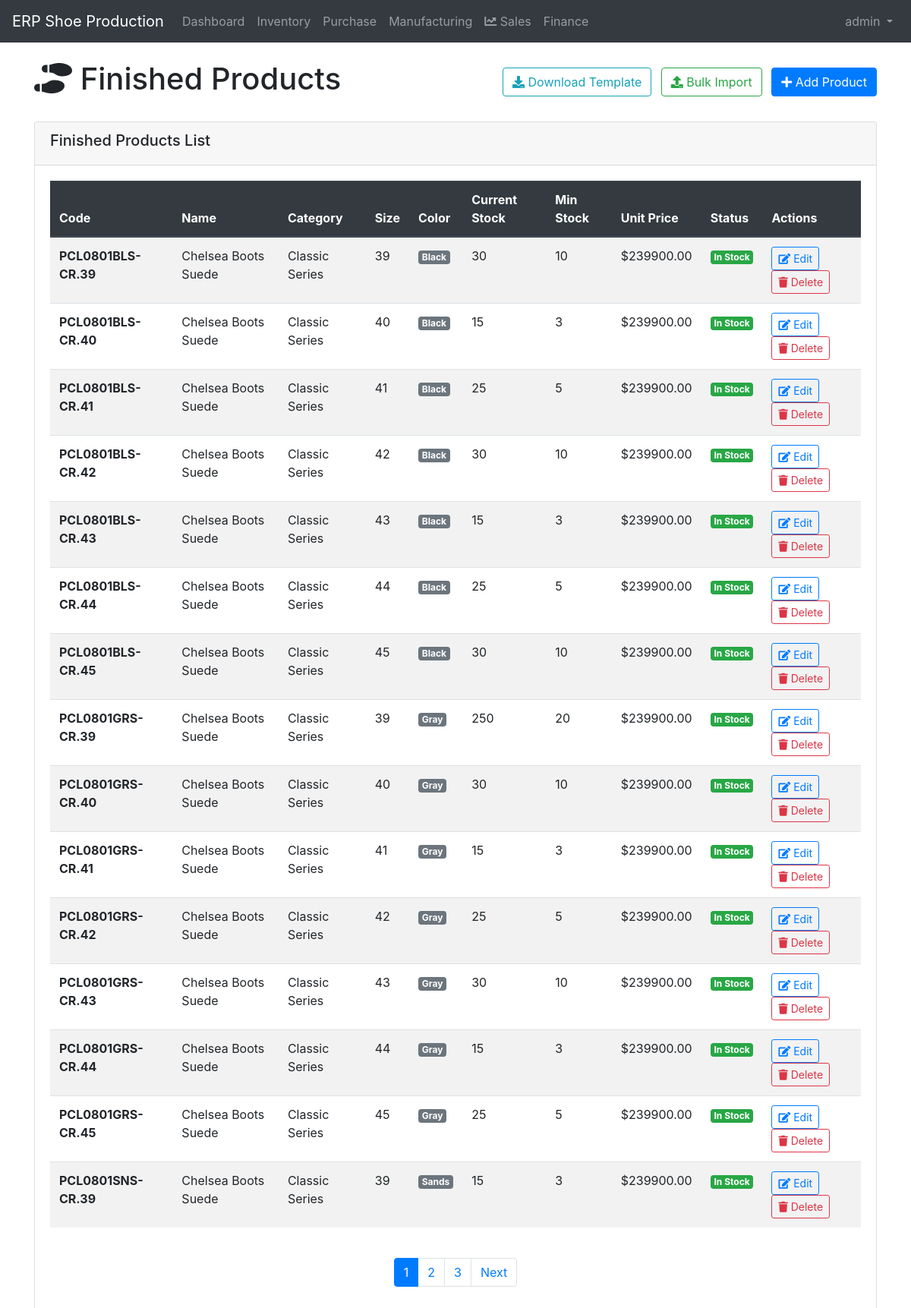
The app's page /inventory/finished-products/ (signed in) with its own data.
### inventory/models.py (models this page shows, shortened)
class FinishedProduct(models.Model):
    SIZE_CHOICES = [
        ('35', '35'),
        ('36', '36'),
        ('37', '37'),
        ('38', '38'),
        ('39', '39'),
        ('40', '40'),
        ('41', '41'),
        ('42', '42'),
        ('43', '43'),
        ('44', '44'),
        ('45', '45'),
    ]
    COLOR_CHOICES = [
        ('black', 'Black'),
        ('white', 'White'),
        ('brown', 'Brown'),
        ('blue', 'Blue'),
        ('red', 'Red'),
        ('green', 'Green'),
        ('yellow', 'Yellow'),
        ('gray', 'Gray'),
        ('navy', 'Navy'),
        ('beige', 'Beige'),
        ('sands', 'Sands'),
    ]
    code = models.CharField(max_length=20, unique=True)
    name = models.CharField(max_length=200)
    category = models.ForeignKey(ProductCategory, on_delete=models.CASCADE)
    size = models.CharField(max_length=10, choices=SIZE_CHOICES)
    color = models.CharField(max_length=20, choices=COLOR_CHOICES)
    description = models.TextField(blank=True)
    current_stock = models.IntegerField(default=0)
    minimum_stock = models.IntegerField(default=0)
    unit_price = models.DecimalField(max_digits=10, decimal_places=2, default=0)
    is_active = models.BooleanField(default=True)
    created_at = models.DateTimeField(auto_now_add=True)
    updated_at = models.DateTimeField(auto_now=True)
    @property
    def stock_status(self):
        if self.current_stock <= 0:
            return 'Out of Stock'
        elif self.current_stock <= self.minimum_stock:
            return 'Low Stock'
        else:
            return 'In Stock'

class ProductCategory(models.Model):
    name = models.CharField(max_length=100, unique=True)
    description = models.TextField(blank=True)
    created_at = models.DateTimeField(auto_now_add=True)

### inventory/views.py (the view)
# urls.py: path('finished-products/', views.finished_product_list, name='finished_product_list'),
@login_required
def finished_product_list(request):
    finished_products = FinishedProduct.objects.all().order_by('code')
    paginator = Paginator(finished_products, 15)
    page_number = request.GET.get('page')
    page_obj = paginator.get_page(page_number)
    context = {
        'page_obj': page_obj,
        'title': 'Finished Products'
    }
    return render(request, 'inventory/finished_product_list.html', context)

### templates/inventory/finished_product_list.html (shortened to what this page needs)
{% extends 'base.html' %}
{% load bootstrap4 %}
{% block content %}
<div class="row">
    <div class="col-12">
        <div class="d-flex justify-content-between align-items-center mb-4">
            <h1><i class="fas fa-shoe-prints"></i> Finished Products</h1>
            <div>
                <a href="{% url 'download_finished_product_template' %}" class="btn btn-outline-info mr-2">
                    <i class="fas fa-download"></i> Download Template
                </a>
                <a href="{% url 'bulk_import_finished_products' %}" class="btn btn-outline-success mr-2">
                    <i class="fas fa-upload"></i> Bulk Import
                </a>
                <a href="{% url 'finished_product_create' %}" class="btn btn-primary">
                    <i class="fas fa-plus"></i> Add Product
                </a>
            </div>
        </div>
    </div>
</div>
<div class="row">
    <div class="col-12">
        <div class="card">
            <div class="card-header">
                <h5>Finished Products List</h5>
            </div>
            <div class="card-body">
                <div class="table-responsive">
                    <table class="table table-striped table-hover">
                        <thead class="thead-dark">
                            <tr>
                                <th>Code</th>
                                <th>Name</th>
                                <th>Category</th>
                                <th>Size</th>
                                <th>Color</th>
                                <th>Current Stock</th>
                                <th>Min Stock</th>
                                <th>Unit Price</th>
                                <th>Status</th>
                                <th>Actions</th>
                            </tr>
                        </thead>
                        <tbody>
                            {% for product in page_obj %}
                            <tr>
                                <td><strong>{{ product.code }}</strong></td>
                                <td>{{ product.name }}</td>
                                <td>{{ product.category.name }}</td>
                                <td>{{ product.size }}</td>
                                <td>
                                    <span class="badge badge-secondary">{{ product.color|title }}</span>
                                </td>
                                <td>
                                    {% if product.current_stock <= product.minimum_stock %}
                                        <span class="text-danger font-weight-bold">{{ product.current_stock }}</span>
                                    {% else %}
                                        {{ product.current_stock }}
                                    {% endif %}
                                </td>
                                <td>{{ product.minimum_stock }}</td>
                                <td>${{ product.unit_price }}</td>
                                <td>
                                    {% if product.stock_status == 'Out of Stock' %}
                                        <span class="badge badge-danger">Out of Stock</span>
                                    {% elif product.stock_status == 'Low Stock' %}
                                        <span class="badge badge-warning">Low Stock</span>
                                    {% else %}
                                        <span class="badge badge-success">In Stock</span>
                                    {% endif %}
                                </td>
                                <td>
                                    <a href="{% url 'finished_product_update' product.pk %}" class="btn btn-sm btn-outline-primary">
                                        <i class="fas fa-edit"></i> Edit
                                    </a>
                                    <a href="{% url 'finished_product_delete' product.pk %}" class="btn btn-sm btn-outline-danger">
                                        <i class="fas fa-trash"></i> Delete
                                    </a>
                                </td>
                            </tr>
                            {% empty %}
                            <tr>
                                <td colspan="10" class="text-center text-muted">
                                    No finished products found. <a href="{% url 'finished_product_create' %}">Add one now</a>.
                                </td>
                            </tr>
                            {% endfor %}
                        </tbody>
                    </table>
                </div>
                {% if page_obj.has_other_pages %}
                <div class="d-flex justify-content-center mt-4">
                    <nav aria-label="Page navigation">
                        <ul class="pagination">
                            {% for num in page_obj.paginator.page_range %}
                            {% if page_obj.number == num %}
                            <li class="page-item active">
                                <a class="page-link" href="?page={{ num }}">{{ num }}</a>
                            </li>
                            {% elif num > page_obj.number|add:'-3' and num < page_obj.number|add:'3' %}
                            <li class="page-item">
                                <a class="page-link" href="?page={{ num }}">{{ num }}</a>
                            </li>
                            {% endif %}
                            {% endfor %}
                            {% if page_obj.has_next %}
                            <li class="page-item">
                                <a class="page-link" href="?page={{ page_obj.next_page_number }}">Next</a>
                            </li>
                            {% endif %}
                        </ul>
                    </nav>
                </div>
                {% endif %}
            </div>
        </div>
    </div>
</div>
{% endblock %}

### templates/base.html (shortened to what this page needs)
<!DOCTYPE html>
<html lang="en">
<head>
    <link href="https://stackpath.bootstrapcdn.com/bootstrap/4.5.2/css/bootstrap.min.css" rel="stylesheet">
    <link rel="stylesheet" href="https://cdnjs.cloudflare.com/ajax/libs/font-awesome/5.15.1/css/all.min.css">
</head>
<body>
    <nav class="navbar navbar-expand-lg navbar-dark bg-dark">
        <a class="navbar-brand" href="{% url 'dashboard' %}">ERP Shoe Production</a>
        <div class="collapse navbar-collapse" id="navbarNav">
            <ul class="navbar-nav mr-auto">
                <li class="nav-item">
                    <a class="nav-link" href="{% url 'dashboard' %}">Dashboard</a>
                </li>
                {% if user.is_authenticated %}
                    {% if user.userprofile.role == 'admin' or user.userprofile.role == 'inventory_manager' %}
                    <li class="nav-item">
                        <a class="nav-link" href="{% url 'inventory_list' %}">Inventory</a>
                    </li>
                    {% endif %}
                    {% if user.userprofile.role == 'admin' or user.userprofile.role == 'purchase_manager' %}
                    <li class="nav-item">
                        <a class="nav-link" href="{% url 'purchase_list' %}">Purchase</a>
                    </li>
                    {% endif %}
                    {% if user.userprofile.role == 'admin' or user.userprofile.role == 'manufacturing_manager' %}
                    <li class="nav-item">
                        <a class="nav-link" href="{% url 'manufacturing_list' %}">Manufacturing</a>
                    </li>
                    {% endif %}
                    {% if user.userprofile.role == 'admin' or user.userprofile.role == 'sales_manager' %}
                    <li class="nav-item">
                        <a class="nav-link" href="{% url 'sales_list' %}">
                            <i class="fas fa-chart-line"></i> Sales
                        </a>
                    </li>
                    {% endif %}
                    {% if user.userprofile.role == 'admin' or user.userprofile.role == 'finance_manager' %}
                    <li class="nav-item">
                        <a class="nav-link" href="{% url 'finance_dashboard' %}">Finance</a>
                    </li>
                    {% endif %}
                {% endif %}
            </ul>
            <ul class="navbar-nav">
                {% if user.is_authenticated %}
                <li class="nav-item dropdown">
                    <a class="nav-link dropdown-toggle" href="#" id="navbarDropdown" role="button" data-toggle="dropdown" aria-haspopup="true" aria-expanded="false">
                        {{ user.username }}
                    </a>
                </li>
                {% else %}
                <li class="nav-item">
                    <a class="nav-link" href="{% url 'login' %}">Login</a>
                </li>
                {% endif %}
            </ul>
        </div>
    </nav>
    <div class="container mt-4">
        {% block content %}{% endblock %}
    </div>
</body>
</html>

### records on screen
FinishedProduct: code "PCL0801BLS-CR.39", name "Chelsea Boots Suede", category.name "Classic Series", size "39", color "Black", current_stock "30", minimum_stock "10", unit_price "239900.00", shows "In Stock"
FinishedProduct: code "PCL0801BLS-CR.40", name "Chelsea Boots Suede", category.name "Classic Series", size "40", color "Black", current_stock "15", minimum_stock "3", unit_price "239900.00", shows "In Stock"
FinishedProduct: code "PCL0801BLS-CR.41", name "Chelsea Boots Suede", category.name "Classic Series", size "41", color "Black", current_stock "25", minimum_stock "5", unit_price "239900.00", shows "In Stock"
FinishedProduct: code "PCL0801BLS-CR.42", name "Chelsea Boots Suede", category.name "Classic Series", size "42", color "Black", current_stock "30", minimum_stock "10", unit_price "239900.00", shows "In Stock"
FinishedProduct: code "PCL0801BLS-CR.43", name "Chelsea Boots Suede", category.name "Classic Series", size "43", color "Black", current_stock "15", minimum_stock "3", unit_price "239900.00", shows "In Stock"
FinishedProduct: code "PCL0801BLS-CR.44", name "Chelsea Boots Suede", category.name "Classic Series", size "44", color "Black", current_stock "25", minimum_stock "5", unit_price "239900.00", shows "In Stock"
FinishedProduct: code "PCL0801BLS-CR.45", name "Chelsea Boots Suede", category.name "Classic Series", size "45", color "Black", current_stock "30", minimum_stock "10", unit_price "239900.00", shows "In Stock"
FinishedProduct: code "PCL0801GRS-CR.39", name "Chelsea Boots Suede", category.name "Classic Series", size "39", color "Gray", current_stock "250", minimum_stock "20", unit_price "239900.00", shows "In Stock"
FinishedProduct: code "PCL0801GRS-CR.40", name "Chelsea Boots Suede", category.name "Classic Series", size "40", color "Gray", current_stock "30", minimum_stock "10", unit_price "239900.00", shows "In Stock"
FinishedProduct: code "PCL0801GRS-CR.41", name "Chelsea Boots Suede", category.name "Classic Series", size "41", color "Gray", current_stock "15", minimum_stock "3", unit_price "239900.00", shows "In Stock"
FinishedProduct: code "PCL0801GRS-CR.42", name "Chelsea Boots Suede", category.name "Classic Series", size "42", color "Gray", current_stock "25", minimum_stock "5", unit_price "239900.00", shows "In Stock"
FinishedProduct: code "PCL0801GRS-CR.43", name "Chelsea Boots Suede", category.name "Classic Series", size "43", color "Gray", current_stock "30", minimum_stock "10", unit_price "239900.00", shows "In Stock"
FinishedProduct: code "PCL0801GRS-CR.44", name "Chelsea Boots Suede", category.name "Classic Series", size "44", color "Gray", current_stock "15", minimum_stock "3", unit_price "239900.00", shows "In Stock"
FinishedProduct: code "PCL0801GRS-CR.45", name "Chelsea Boots Suede", category.name "Classic Series", size "45", color "Gray", current_stock "25", minimum_stock "5", unit_price "239900.00", shows "In Stock"
FinishedProduct: code "PCL0801SNS-CR.39", name "Chelsea Boots Suede", category.name "Classic Series", size "39", color "Sands", current_stock "15", minimum_stock "3", unit_price "239900.00", shows "In Stock"

### other values on screen
{{ user.username }} "admin"
{{ num }} "1"
{{ num }} "2" "3"
